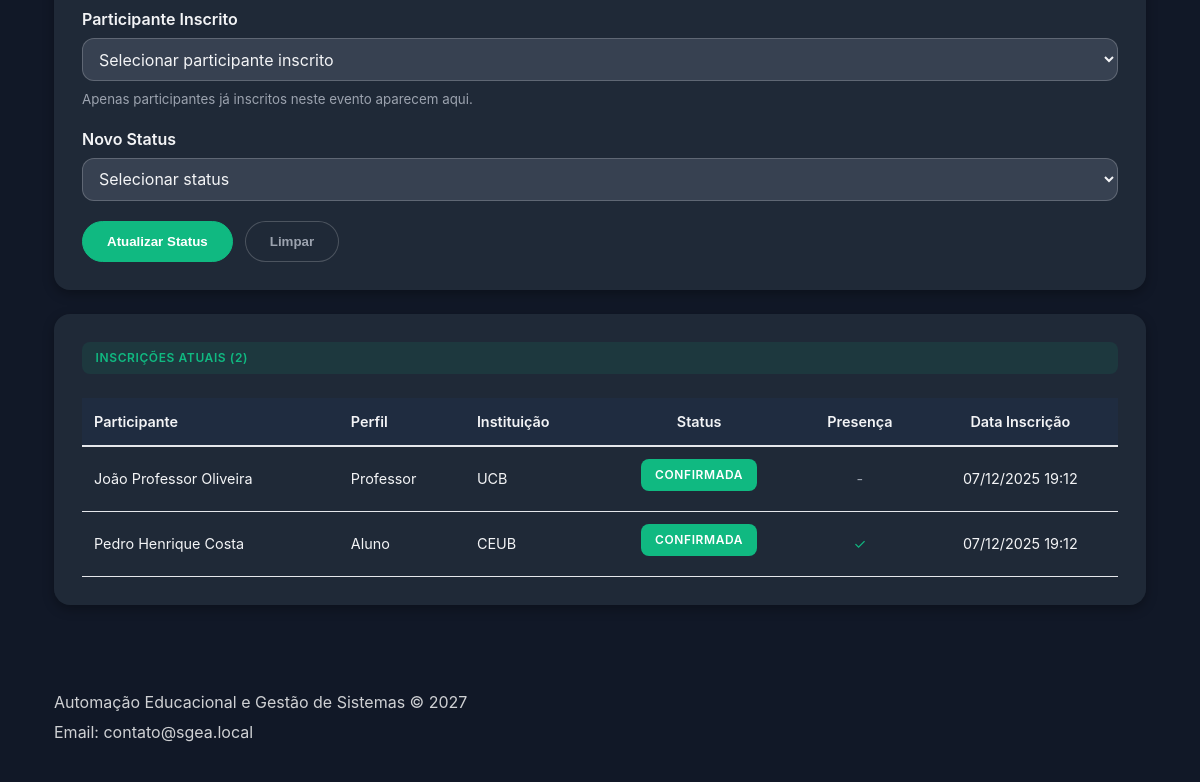
/eventos/51/ (signed in, lower part), run on an earlier commit of the app's database.
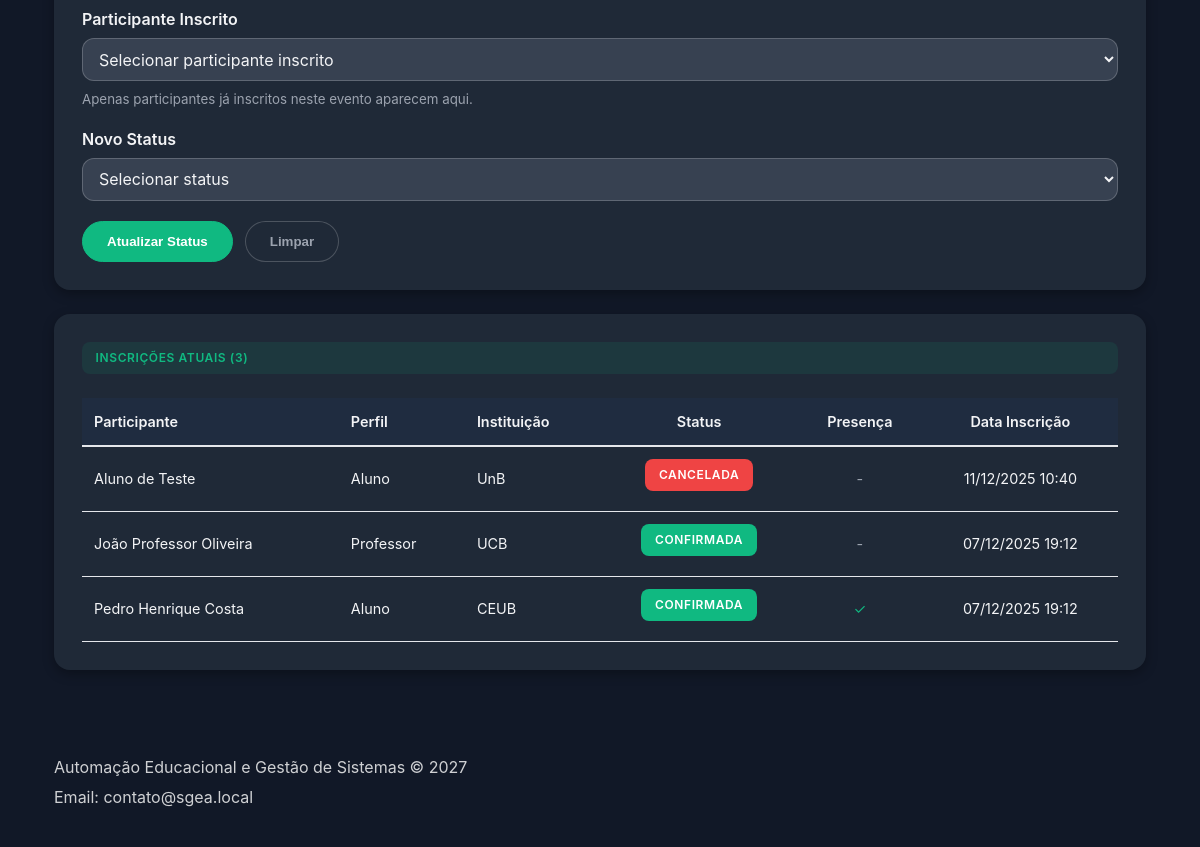
And on a later commit of the database.
### api/models.py (models this page shows, shortened)
class Inscricao(models.Model):
    evento = models.ForeignKey(
        Evento,
        on_delete=models.CASCADE,
        related_name="inscricoes",
    )
    participante = models.ForeignKey(
        Usuario,
        on_delete=models.CASCADE,
        related_name="inscricoes",
        limit_choices_to=Q(perfil__in=[PerfilChoices.ALUNO, PerfilChoices.PROFESSOR])
    )
    status = models.CharField(
        max_length=15,
        choices=InscricaoStatus.choices,
        default=InscricaoStatus.PENDENTE,
    )
    data_inscricao = models.DateTimeField(auto_now_add=True)
    atualizado_em = models.DateTimeField(auto_now=True)
    presenca_confirmada = models.BooleanField(default=False)
    class Meta:
        unique_together = ("evento", "participante")
        indexes = [
            models.Index(fields=["evento", "status"]),
            models.Index(fields=["participante"]),
        ]
        constraints = [
            models.CheckConstraint(
                name="inscricao_status_valido",
                check=Q(status__in=[choice[0] for choice in InscricaoStatus.choices])
            ),
        ]

class Usuario(AbstractUser):
    nome = models.CharField(max_length=120)
    telefone = models.CharField(max_length=20)
    instituicao = models.CharField(
        max_length=20,
        choices=InstituicaoChoices.choices,
        blank=True,
        null=True,
        help_text="Obrigatório para perfis ALUNO e PROFESSOR."
    )
    perfil = models.CharField(
        max_length=20,
        choices=PerfilChoices.choices
    )
    class Meta:
        constraints = [
            models.CheckConstraint(
                name="instituicao_required_for_aluno_prof",
                check=(
                    ~Q(perfil__in=[PerfilChoices.ALUNO, PerfilChoices.PROFESSOR]) |
                    (Q(instituicao__isnull=False) & ~Q(instituicao=""))
                )
            )
        ]
        indexes = [
            models.Index(fields=["perfil"]),
        ]

### api/views.py (the view, shortened to what this page needs)
# urls.py: path('eventos/<int:evento_id>/', DetalhesEventoView.as_view(), name='detalhes-evento'),
@method_decorator(login_required(login_url='login'), name='dispatch')
class DetalhesEventoView(PostFeedbackMixin, TemplateView):
	template_name = "api/detalhes_evento.html"
	def get_context_data(self, **kwargs):
		context = super().get_context_data(**kwargs)
		evento_id = self.kwargs.get('evento_id')
		context['evento'] = get_object_or_404(
			Evento.objects.select_related('organizador', 'professor_responsavel'),
			pk=evento_id
		)
		if self.request.user.perfil in [PerfilChoices.ALUNO, PerfilChoices.PROFESSOR]:
			user_inscricao = Inscricao.objects.filter(
				evento_id=evento_id,
				participante=self.request.user
			).first()
			context['user_inscricao'] = user_inscricao
		if self.request.user.perfil in [PerfilChoices.ADMIN, PerfilChoices.ORGANIZADOR]:
			if self.request.user.perfil == PerfilChoices.ADMIN or context['evento'].organizador == self.request.user:
				inscricoes = Inscricao.objects.filter(
					evento_id=evento_id
				).select_related('participante').order_by('participante__nome')
				context['inscricoes'] = inscricoes
				all_participantes = Usuario.objects.filter(
					perfil__in=[PerfilChoices.ALUNO, PerfilChoices.PROFESSOR]
				).order_by('nome')
				inscribed_ids = set(inscricoes.values_list('participante_id', flat=True))
				available_participantes = all_participantes.exclude(pk__in=inscribed_ids)
				context['participantes'] = all_participantes
				context['available_participantes'] = available_participantes
				context['status_inscricao'] = InscricaoStatus.choices
		return context

### api/models.py (called while the page is built)
    @property
    def total_inscritos(self) -> int:
        return self.inscricoes.filter(status=InscricaoStatus.CONFIRMADA).count()

    @property
    def vagas_disponiveis(self) -> int:
        return max(self.capacidade - self.total_inscritos, 0)

### api/views.py (called while the page is built)
	def get_context_data(self, **kwargs):
		context = super().get_context_data(**kwargs)
		context.setdefault(self.data_context_name, {})
		return context

### api/templates/api/detalhes_evento.html (shortened to what the changed rows need)
{% extends 'api/base.html' %}
{% block content %}
<section class="prototype-grid">
    {% if request.user.perfil == 'ADMIN' or request.user == evento.organizador %}
    {% if inscricoes %}
    <article class="prototype-card" style="grid-column: 1 / -1;">
        <span class="badge">Inscrições Atuais ({{ inscricoes.count }})</span>
        <table style="width: 100%; border-collapse: collapse; margin-top: 1rem;">
            <thead>
                <tr style="border-bottom: 2px solid #e5e7eb;">
                    <th style="text-align: left; padding: 0.75rem;">Participante</th>
                    <th style="text-align: left; padding: 0.75rem;">Perfil</th>
                    <th style="text-align: left; padding: 0.75rem;">Instituição</th>
                    <th style="text-align: center; padding: 0.75rem;">Status</th>
                    <th style="text-align: center; padding: 0.75rem;">Presença</th>
                    <th style="text-align: center; padding: 0.75rem;">Data Inscrição</th>
                </tr>
            </thead>
            <tbody>
                {% for inscricao in inscricoes %}
                    <tr style="border-bottom: 1px solid #e5e7eb;">
                        <td style="padding: 0.75rem;">{{ inscricao.participante.nome }}</td>
                        <td style="padding: 0.75rem;">{{ inscricao.participante.get_perfil_display }}</td>
                        <td style="padding: 0.75rem;">
                            {% if inscricao.participante.instituicao %}
                                {{ inscricao.participante.get_instituicao_display }}
                            {% else %}
                                -
                            {% endif %}
                        </td>
                        <td style="text-align: center; padding: 0.75rem;">
                            <span class="badge" style="
                                color: white;
                                {% if inscricao.status == 'CONFIRMADA' %}background: #10b981;{% endif %}
                                {% if inscricao.status == 'CANCELADA' %}background: #ef4444;{% endif %}
                            ">
                                {{ inscricao.get_status_display }}
                            </span>
                        </td>
                        <td style="text-align: center; padding: 0.75rem;">
                            {% if inscricao.presenca_confirmada %}
                                <span style="color: #10b981;">✓</span>
                            {% else %}
                                <span style="color: #9ca3af;">-</span>
                            {% endif %}
                        </td>
                        <td style="text-align: center; padding: 0.75rem;">
                            {{ inscricao.data_inscricao|date:"d/m/Y H:i" }}
                        </td>
                    </tr>
                {% endfor %}
            </tbody>
        </table>
    </article>
    {% endif %}
    {% endif %}
</section>
{% endblock %}

What changed in the data, as far as the page shows it:
added Inscricao: participante.nome "Aluno de Teste", participante.perfil "Aluno", participante.instituicao "UnB", status "CANCELADA", data_inscricao "11/12/2025 10:40"
Also different on the page:
{{ inscricoes.count }}: "2" → "3"
